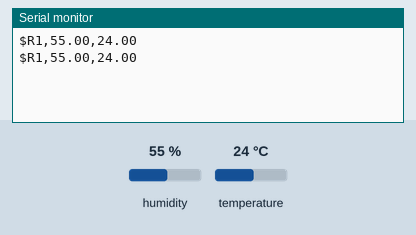
This sketch was run on a simulated Arduino Uno, built with avr-gcc and run on an emulated ATmega328P. On the bench: the last lines printed to the serial monitor. The inputs (shaded band) are chosen by the test bench; at power-on: humidity 55 %, temperature 24 °C.

Above: at 2.9 s.
3.0 s: humidity set to 22 %
At 4.6 s:
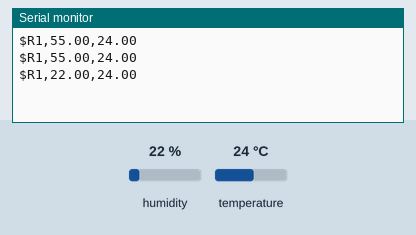
5.7 s: temperature set to 12 °C
At 7.1 s:
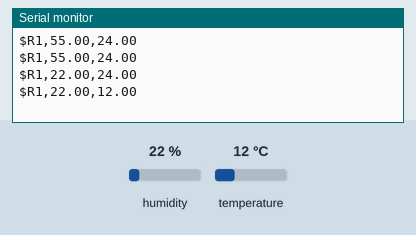
8.4 s: humidity set to 40 %
At 10.7 s:
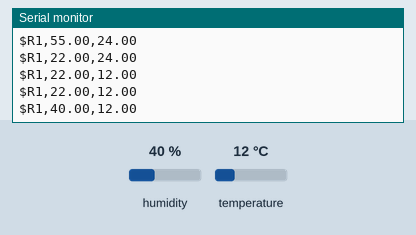
Timing chart, 0 to 12.2 s (numbered marks = the images above; inputs shaded):
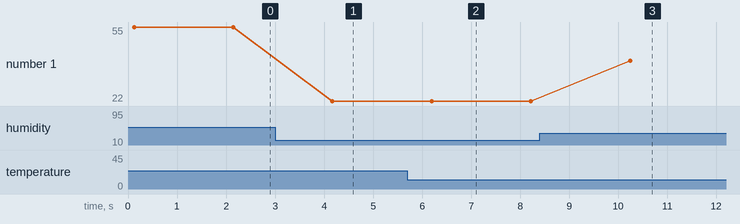

Measured:
- after the input at 3.0 s, the serial monitor: prints a new line after 1.2 s (image 1)
- after the input at 5.7 s, the serial monitor: prints a new line after 0.50 s (image 2)
- after the input at 8.4 s, the serial monitor: prints a new line after 1.8 s (image 3)
- plotted number 1: 55 → 22 after the input at 3.0 s, 22 → 40 after the input at 8.4 s

The sketch:

DHT1_Ardunio_XBee_Tx1.ino
```cpp
// This Program is developed to aquire sensor data from DHT22 Sensor
// To trasmitt the aquired data using the XBEE RF module (router 2)
// over serial communication link
// Created by Dr. Nandkishor Motiram Dhawale and Kiran Ashok Shinde
// Date of Creation Dec 2020
// Project Name :  Aquire sensor data from DHT22 Sensor
// Recreated and Implemented by :- Kiran Shinde and Rohan Kulkarni. For PVPIT Budhgaon, I/C - R&D Cell
// Under Guidence of Dr.N.M.Dhawale, I/c- R&D Cell, P.V.P.I.T Budhgaon, Sangli, India in Dec 2020


#include "DHT.h"
#define DHTPIN 2
#define DHTTYPE DHT11
DHT dht(DHTPIN, DHTTYPE);
void setup() {
  Serial.begin(9600);
  dht.begin();
}
void loop() {
  // Wait for 10 minutes between measurements.
  delay(100);
  float h = dht.readHumidity();
  // Read temperature as Celsius
  float t = dht.readTemperature();
  // Check if any reads failed and exit early (to try again).
  if (isnan(h) || isnan(t) ) {
    Serial.println("Failed to read from DHT sensor!");
    return;
  }
  Serial.print("$R1"); Serial.print(',');
  Serial.print(h); Serial.print(',');
  Serial.println(t);
  delay(1900); // delay in between reads for stability
//Serial.println(t);
}
```
